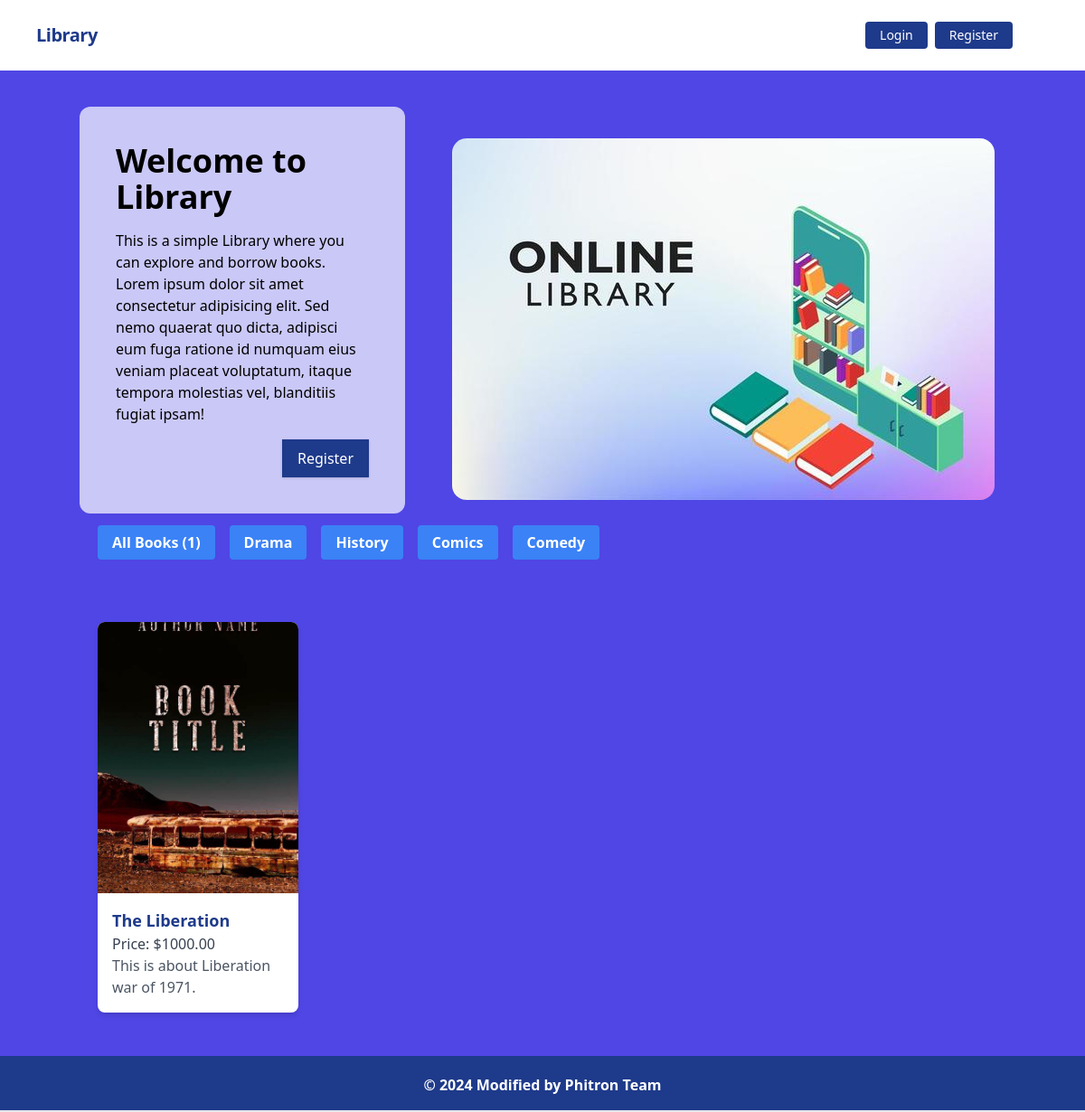
Page /?category=History on the committed database.
### library/models.py (models this page shows, shortened)
class Category(models.Model):
    name = models.CharField(max_length=50)

class Book(models.Model):
    title = models.CharField(max_length=100)
    author = models.CharField(max_length=50)
    publication_date = models.DateField(default=timezone.now)
    description = models.TextField()
    image = models.ImageField(upload_to='book_images/')
    borrowing_price = models.DecimalField(max_digits=10, decimal_places=2)
    category = models.ManyToManyField(Category)

### core/views.py (the view)
# urls.py: path('', HomeView.as_view(), name='home'),
class HomeView(ListView):
    model = Book
    template_name = 'index.html'
    context_object_name = 'books'
    paginate_by = 10
    def get_queryset(self):
        queryset = super().get_queryset()
        category_name = self.request.GET.get('category')
        if category_name:
            queryset = queryset.filter(category__name=category_name)
        return queryset
    def get_context_data(self, **kwargs):
        context = super().get_context_data(**kwargs)
        context['categories'] = Category.objects.all()
        return context

### core/templates/index.html (shortened to what this page needs)
{% extends 'base.html' %}
{% load static %}
{% block body %}
<div>
    <div class="container mx-auto flex flex-wrap items-center gap-10 mt-10">
        <div class="flex-1 bg-white bg-opacity-70 p-10 rounded-xl">
            <h1 class="font-bold text-4xl mb-4">Welcome to Library</h1>
            <p class="leading-normal mb-4">
                This is a simple Library where you can explore and borrow books. Lorem ipsum dolor sit amet consectetur adipisicing elit. Sed nemo quaerat quo dicta, adipisci eum fuga ratione id numquam eius veniam placeat voluptatum, itaque tempora molestias vel, blanditiis fugiat ipsam!
            </p>
            <div class="flex justify-end">
                <a href="{% url 'register' %}" class="bg-blue-900 text-white hover:bg-white hover:text-blue-900 hover:border-blue-900 shadow hover:shadow-lg py-2 px-4 border border-transparent rounded-none">Register</a>
            </div>
        </div>
        <div class="flex flex-wrap justify-center px-3 pt-5">
            <img class="rounded-2xl" src="{% static 'img/library.jpg' %}" alt="Library">
        </div>
    </div>
    <div class="flex flex-wrap m-3">
        <div class="m-2">
            <a href="{% url 'home' %}" class="bg-blue-500 hover:bg-blue-700 text-white font-bold py-2 px-4 rounded">All Books ({{ books.count }})</a>
        </div>
        {% for category in categories %}
        <div class="m-2">
            <a href="?category={{ category.name }}" class="bg-blue-500 hover:bg-blue-700 text-white font-bold py-2 px-4 rounded">{{ category.name }}</a>
        </div>
        {% endfor %}
    </div>
    <div class="container mt-10">
        <div class="grid grid-cols-1 sm:grid-cols-2 md:grid-cols-3 lg:grid-cols-4 gap-4 px-3 pt-5">
            {% for book in books %}
            <div class="bg-white shadow-md rounded-lg overflow-hidden m-2">
                <div class="bg-cover" style="height: 300px; background-size: cover; background-position: center; background-repeat: no-repeat;
                    {% if book.image %}
                        background-image: url('{{ book.image.url }}');
                    {% else %}
                        background-image: url('{% static 'img/default-book.jpg' %}');
                    {% endif %}">
                </div>
                <div class="p-4">
                    <h5 class="font-bold text-lg">
                        <a href="{% url 'home' %}" class="text-blue-900 hover:text-red-700">{{ book.title }}</a>
                    </h5>
                    <h3 class="text-gray-700">Price: ${{ book.borrowing_price }}</h3>
                    <p class="text-gray-600">{{ book.description|truncatechars:100 }}</p>
                </div>
            </div>
            {% endfor %}
        </div>
    </div>
</div>
{% endblock %}

### core/templates/base.html (style rules this page uses)
html, body { height: 100%; margin: 0; }
body { display: flex; flex-direction: column; }

### rows in the picture
Category: name "Drama"
Category: name "History"
Category: name "Comics"
Category: name "Comedy"
Book: image (picture), title "The Liberation", borrowing_price "1000.00", description "This is about Liberation war of 1971."

### other values in the picture
{{ books.count }} "1"
